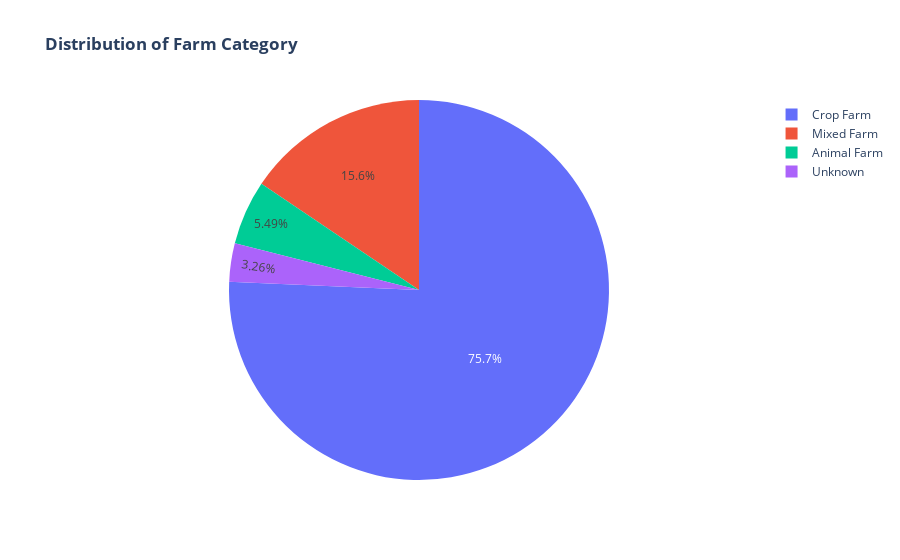

Notebook cell for this chart:
### Code cell
fig2 = px.pie(farms_by_category, 'index', 'counts', title='<b>Distribution of Farm Category</b>')
fig2.show()

### Figure 1 — Plotly figure (JSON) as saved in the notebook; plotly's stock layout.template omitted (floating-point values rounded to 4 significant figures)
{"data": [{"domain": {"x": [0, 1], "y": [0, 1]}, "hovertemplate": "index=%{label}<br>counts=%{value}<extra></extra>", "labels": ["Crop Farm", "Mixed Farm", "Animal Farm", "Unknown"], "legendgroup": "", "name": "", "showlegend": true, "type": "pie", "values": [33555, 6901, 2432, 1446]}], "layout": {"legend": {"tracegroupgap": 0}, "title": {"text": "<b>Distribution of Farm Category</b>"}}}
